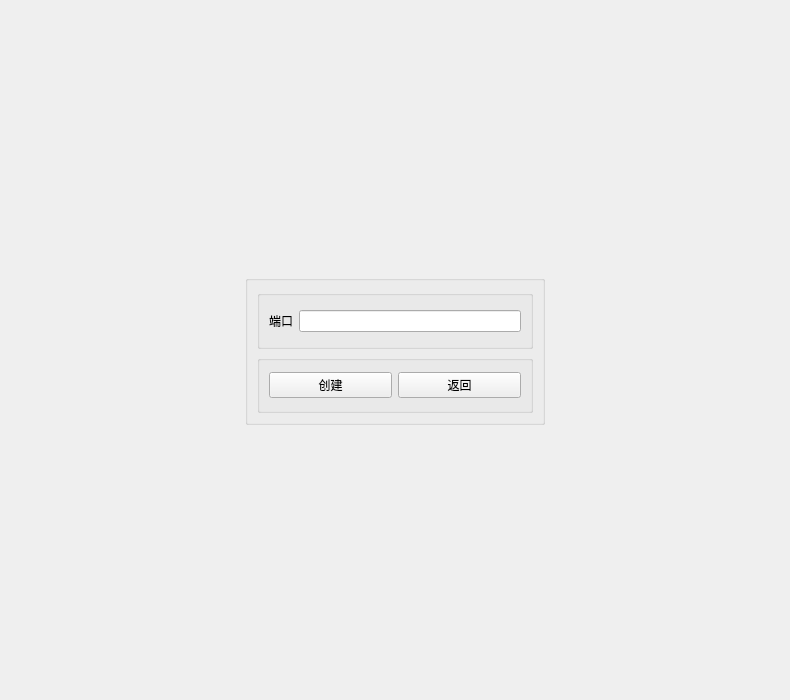
<?xml version="1.0" encoding="UTF-8"?>
<ui version="4.0">
 <class>RoomWindow</class>
 <widget class="QWidget" name="RoomWindow">
  <property name="geometry">
   <rect>
    <x>0</x>
    <y>0</y>
    <width>790</width>
    <height>700</height>
   </rect>
  </property>
  <property name="minimumSize">
   <size>
    <width>790</width>
    <height>700</height>
   </size>
  </property>
  <property name="maximumSize">
   <size>
    <width>790</width>
    <height>700</height>
   </size>
  </property>
  <property name="windowTitle">
   <string>Form</string>
  </property>
  <widget class="QGroupBox" name="groupBox_2">
   <property name="geometry">
    <rect>
     <x>245</x>
     <y>275</y>
     <width>300</width>
     <height>150</height>
    </rect>
   </property>
   <property name="title">
    <string/>
   </property>
   <layout class="QVBoxLayout" name="verticalLayout">
    <item>
     <widget class="QGroupBox" name="groupBox">
      <property name="title">
       <string/>
      </property>
      <layout class="QHBoxLayout" name="horizontalLayout">
       <item>
        <widget class="QLabel" name="label">
         <property name="text">
          <string>端口</string>
         </property>
        </widget>
       </item>
       <item>
        <widget class="QLineEdit" name="lineEdit"/>
       </item>
      </layout>
     </widget>
    </item>
    <item>
     <widget class="QGroupBox" name="groupBox_3">
      <property name="title">
       <string/>
      </property>
      <layout class="QHBoxLayout" name="horizontalLayout_2">
       <item>
        <widget class="QPushButton" name="pushButton">
         <property name="text">
          <string>创建</string>
         </property>
        </widget>
       </item>
       <item>
        <widget class="QPushButton" name="returnButton">
         <property name="text">
          <string>返回</string>
         </property>
        </widget>
       </item>
      </layout>
     </widget>
    </item>
   </layout>
  </widget>
 </widget>
 <resources/>
 <connections/>
</ui>
